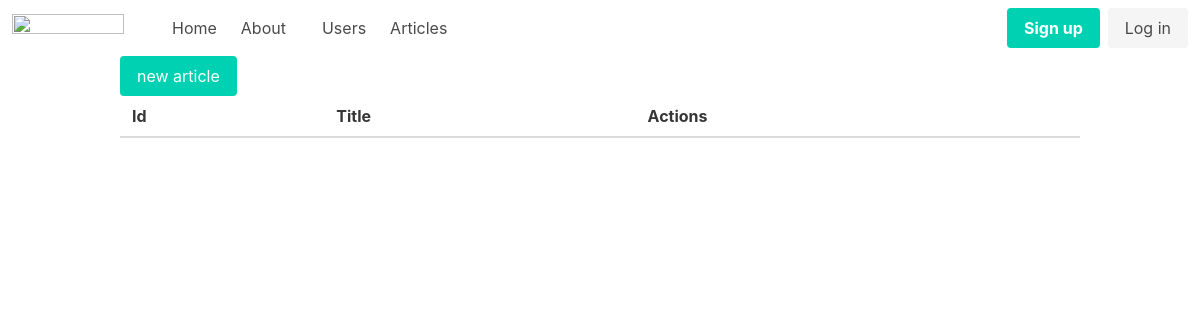
Before: /admin/articles with the older database file.
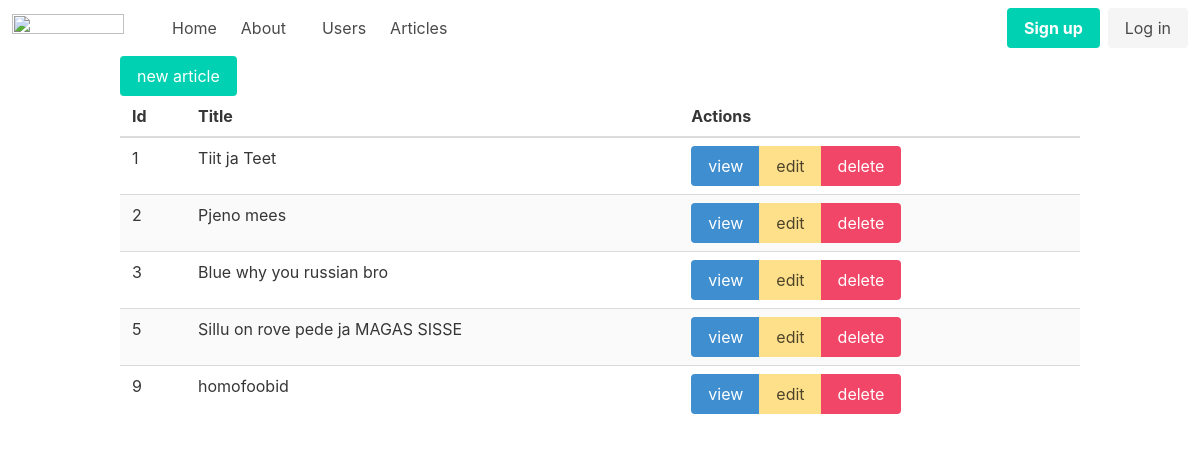
After: the same page with the newer database file.
### tables this page shows
CREATE TABLE "articles"
(
    id    integer
        primary key autoincrement,
    title text,
    body  text
);

### helpers.php (called while the page is built, shortened)
<?php
function view($viewName, $vars = []){
    extract($vars);
    include __DIR__ . "/views/$viewName.php";
}
function auth(){
    return User::auth();
}

### src/Controllers/ArticlesController.php (called while the page is built, shortened)
<?php
class ArticlesController {
    public function index(){
        $articles = Article::all();
        view('articles/index', compact('articles'));
    }
}

### src/Models/User.php (called while the page is built, shortened)
<?php
class User extends Model{
    public static function auth(){
        return false;
    }
}

### src/DB.php (called while the page is built, shortened)
<?php
class DB {
    private $conn;
    public function __construct(){
        try {
            $this->conn = new PDO("sqlite:db.sqlite");
            $this->conn->setAttribute(PDO::ATTR_ERRMODE, PDO::ERRMODE_EXCEPTION);
        } catch(PDOException $e) {
            echo "Connection failed: " . $e->getMessage();
        }
    }
    public function all($table, $class){
        $stmt = $this->conn->prepare("SELECT * FROM $table");
        $stmt->execute();
        return $stmt->fetchAll();
    }
}

### src/Models/Model.php (called while the page is built, shortened)
<?php
class Model {
    public static $table;
    public static function all(){
        $db = new DB();
        return $db -> all(static::$table, static::class);
    }
}

### views/articles/index.php (the view)
<?php include __DIR__ . '/../partials/header.php' ?>
<div class="container">
    <a href="/admin/articles/new" class="button is-primary">new article</a>
    <table class="table is-striped is-fullwidth">
        <thead>
            <th>Id</th>
            <th>Title</th>
            <th>Actions</th>
        </thead>
        <tbody>
            <?php foreach($articles as $article): ?>
                <tr>
                    <td><?=$article->id?></td>
                    <td><?=$article->title?></td>
                    <td>
                        <div class="buttons has-addons">
                            <a class="button is-info" href="/admin/articles/view?id=<?=$article->id?>">view</a>
                            <a class="button is-warning" href="/admin/articles/edit?id=<?=$article->id?>">edit</a>
                            <a class="button is-danger" href="/admin/articles/delete?id=<?=$article->id?>">delete</a>
                        </div>
                    </td>
                </tr>
                <?php endforeach; ?>
        </tbody>
    </table>
</div>
<?php include __DIR__ .  '/../partials/footer.php'; ?>

### views/partials/nav.php (shortened to what this page needs)
<nav class="navbar" role="navigation" aria-label="main navigation">
  <div class="navbar-brand">
    <a class="navbar-item" href="/">
      <img src="https://media.discordapp.net/attachments/905786532764467240/1154953166035624006/window_sticker.png?ex=65459ef4&is=653329f4&hm=a5a7f0146ed8cc4ca1bb53b2c5f3f9223319bfd49824668a6f5891b837203c15&=&width=882&height=232" width="112" height="28">
    </a>
  </div>
  <div id="navbarBasicExample" class="navbar-menu">
    <div class="navbar-start">
      <a class="navbar-item" href="/">
      </a>
      <a class="navbar-item" href="/">
        Home
      </a>
      <a class="navbar-item" href="/about">
        About
      </a>
        <div class="navbar-item">
          <a class="navbar-item" href="/admin/users">
            Users
          </a>
          <a class="navbar-item" href="/admin/articles">
            Articles
          </a>
        </div>
      </div>
    </div>
    <div class="navbar-end">
      <div class="navbar-item">
        <?php if(auth()): ?>
          <div class="navbar-item has-dropdown is-hoverable">
            <a class="navbar-link">
              <?=auth()->email?>
            </a>
            <div class="navbar-dropdown">
              <a class="navbar-item" href="/logout">
                Logout
              </a>
            </div>
          </div>
        <?php else: ?>
        <div class="buttons">
          <a class="button is-primary" href="/register">
            <strong>Sign up</strong>
          </a>
          <a class="button is-light" href="/login">
            Log in
          </a>
        </div>
        <?php endif; ?>
      </div>
    </div>
</nav>

Changed rows visible on the page:
added articles: id "1", title "Tiit ja Teet"
added articles: id "2", title "Pjeno mees"
added articles: id "3", title "Blue why you russian bro"
added articles: id "5", title "Sillu on rove pede ja MAGAS SISSE"
added articles: id "9", title "homofoobid"
